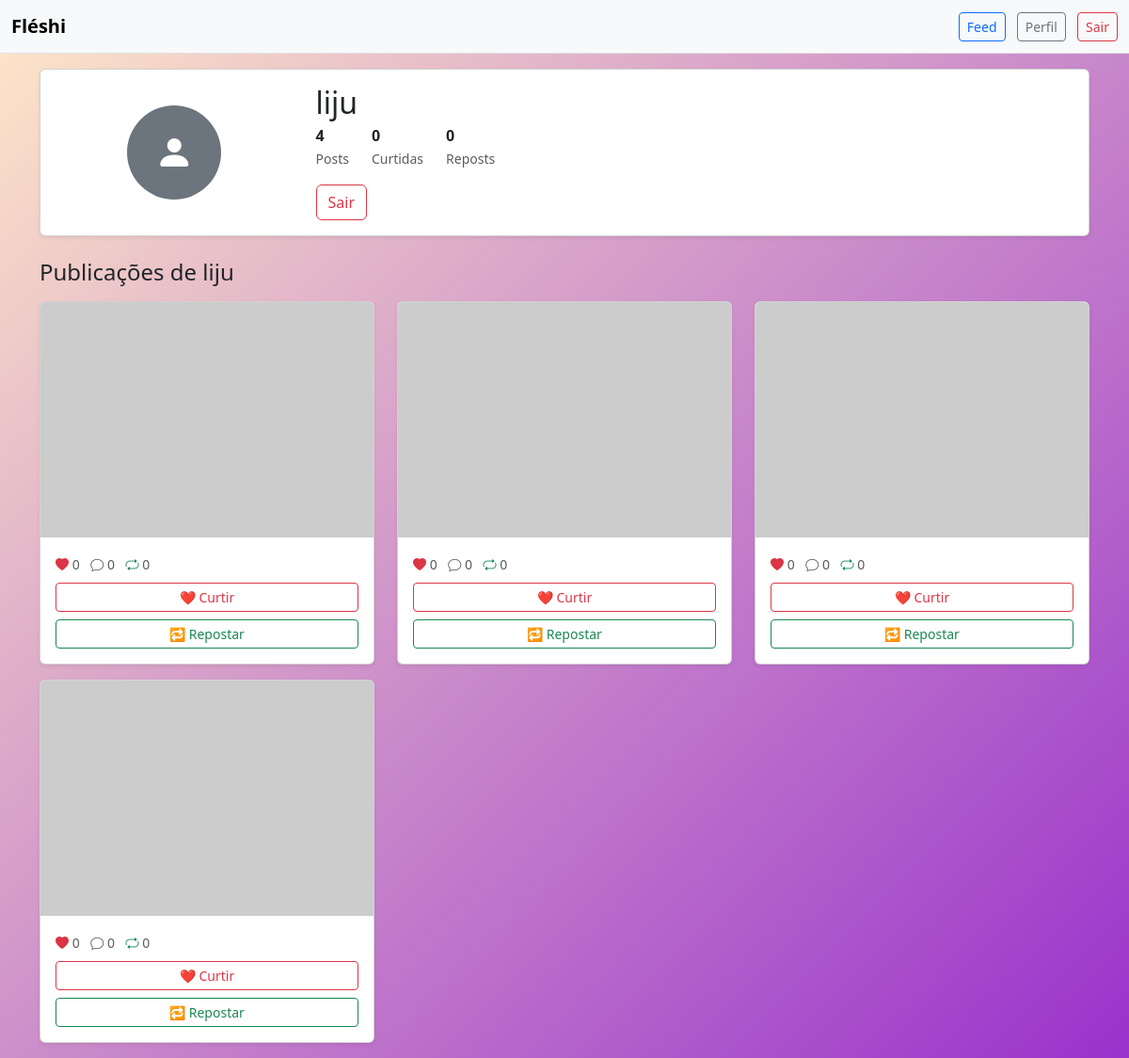
Page /profile/4 (signed in) on the earlier database version.
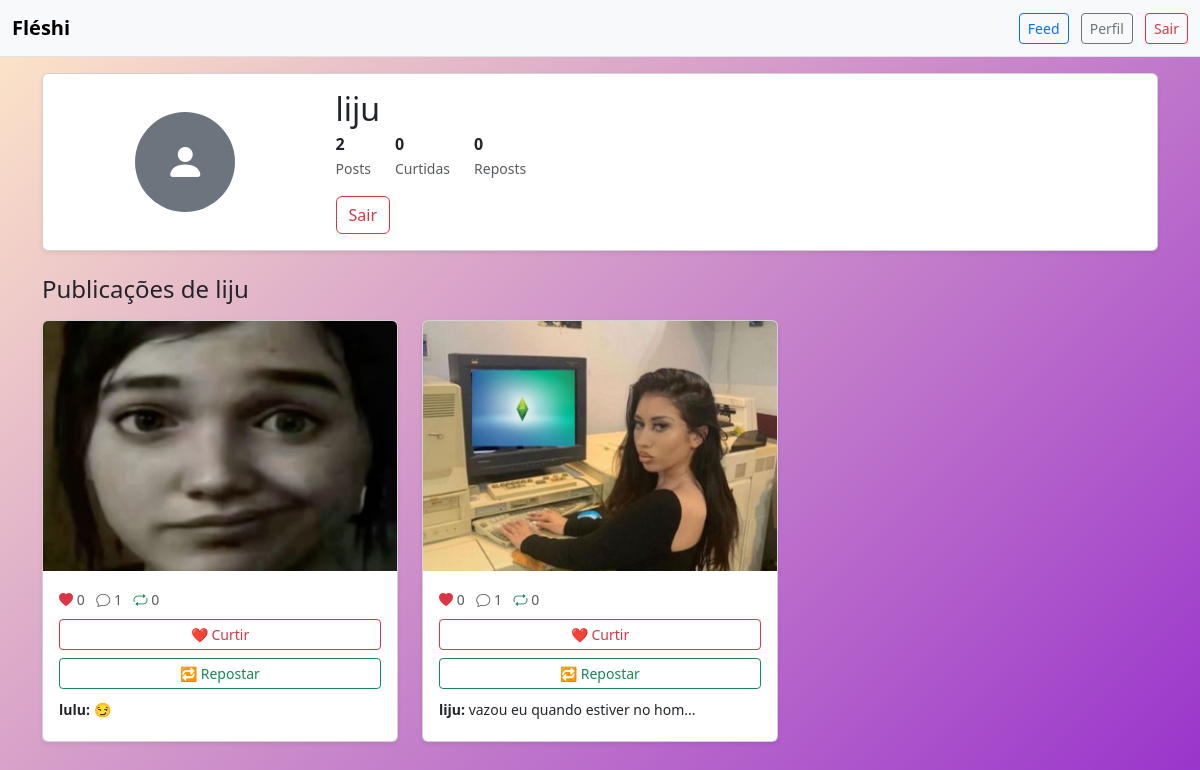
Same page on the later database version.
### appfleshi/models.py (models this page shows)
class Photo(db.Model):
    id = db.Column(db.Integer, primary_key=True)
    file_name = db.Column(db.String(255), default="default.png")
    upload_date = db.Column(db.DateTime(timezone=True), nullable=False, default=lambda: datetime.now(timezone.utc))
    user_id = db.Column(db.Integer, db.ForeignKey("user.id"), nullable=False)
    reposts = db.relationship("Repost", backref="photo", lazy=True, cascade="all, delete-orphan"
    )
    likes = db.relationship("Like", backref="photo", lazy=True, cascade="all, delete-orphan")
    comments = db.relationship("Comment", backref="photo", lazy=True, cascade="all, delete-orphan"
    )

class Comment(db.Model):
    id = db.Column(db.Integer, primary_key=True)
    text = db.Column(db.String(500), nullable=False) # texto comentario
    user_id = db.Column(db.Integer, db.ForeignKey("user.id"), nullable=False) # quem comentou
    photo_id = db.Column(db.Integer, db.ForeignKey("photo.id"), nullable=False) # qual foto comentada

class User(db.Model, UserMixin):
    id = db.Column(db.Integer, primary_key=True)
    username = db.Column(db.String(20), unique=True)
    email = db.Column(db.String(100), unique=True, nullable=False)
    password = db.Column(db.String(60), nullable=False)
    photos = db.relationship("Photo", backref="user", lazy=True) #lista de fotos, cada foto é um objeto
    likes = db.relationship("Like", backref="user", lazy=True)
    reposts = db.relationship("Repost", backref="user", lazy=True)
    comments = db.relationship("Comment", backref="user", lazy=True)

### appfleshi/routes.py (the view)
@app.route("/profile/<user_id>", methods=['GET', 'POST'])
@login_required
def profile(user_id):
    if int(user_id) == int(current_user.id):
        photo_form = PhotoForm()
        if photo_form.validate_on_submit() and photo_form.photo.data:
            file = photo_form.photo.data
            secure_name = secure_filename(file.filename)
            path = os.path.join(os.path.abspath(os.path.dirname(__file__)), app.config["UPLOAD_FOLDER"], secure_name)
            file.save(path)
            photo = Photo(file_name=secure_name, user_id=current_user.id)
            db.session.add(photo)
            db.session.commit()
        return render_template('profile.html', user=current_user, form=photo_form)
    else:
        user = User.query.get(int(user_id))
        return render_template('profile.html', user=user, form=None)

### appfleshi/models.py (called while the page is built)
@login_manager.user_loader # consultando se tem ou não aquele usuário
def load_user(user_id):
    return User.query.get(int(user_id)) # consultado a tabela do banco

### appfleshi/templates/profile.html (shortened to what the changed rows need)
{% extends "homepage.html" %}
{% block body %}
    <body class="bg-light">
        <div class="container mt-3">
            <div class="card shadow-sm mb-4">
                <div class="card-body">
                    <div class="row align-items-center">
                        <div class="col-md-9">
                            <h2 class="mb-1">{{ user.username }}</h2>
                            <div class="d-flex mb-3">
                                <div class="me-4">
                                    <strong class="d-block">{{ user.photos|length }}</strong>
                                    <small class="text-muted">Posts</small>
                                </div>
                            </div>
                        </div>
                    </div>
                </div>
            </div>
            <div class="row">
                <div class="col-12">
                    {% if user.photos %}
                    <div class="row">
                        {% for photo in user.photos %}
                        <div class="col-md-4 mb-3">
                            <div class="card shadow-sm">
                                <img src="{{ url_for('static', filename='posts_photos/' ~ photo.file_name) }}" class="card-img-top" alt="Post de {{ user.username }}" style="height: 250px; object-fit: cover;" onerror="this.src='https://via.placeholder.com/300x250?text=Imagem+Não+Encontrada'">
                                <div class="card-body">
                                    <div class="d-flex justify-content-between mb-2">
                                        <div>
                                            <small class="text-muted">
                                                <i class="bi bi-heart-fill text-danger"></i> {{ photo.likes|length }}
                                            </small>
                                            <small class="text-muted ms-2">
                                                <i class="bi bi-chat"></i> {{ photo.comments|length }}
                                            </small>
                                            <small class="text-muted ms-2">
                                                <i class="bi bi-repeat text-success"></i> {{ photo.reposts|length }}
                                            </small>
                                        </div>
                                    </div>
                                    <div class="d-grid gap-2">
                                        <a class="btn btn-outline-danger btn-sm" href="{{ url_for('like_photo', photo_id=photo.id) }}">
                                            ❤️ Curtir
                                        </a>
                                        <a class="btn btn-outline-success btn-sm" href="{{ url_for('repost_photo', photo_id=photo.id) }}">
                                            🔁 Repostar
                                        </a>
                                    </div>
                                    {% if photo.comments %}
                                    <div class="mt-2">
                                        {% for comentario in photo.comments[:2] %}
                                        <div class="mb-1">
                                            <small>
                                                <strong>{{ comentario.user.username }}:</strong>
                                                {{ comentario.text[:30] }}{% if comentario.text|length > 30 %}...{% endif %}
                                            </small>
                                        </div>
                                        {% endfor %}
                                    </div>
                                    {% endif %}
                                </div>
                            </div>
                        </div>
                        {% endfor %}
                    </div>
                    {% endif %}
                </div>
            </div>
        </div>
        <link rel="stylesheet" href="https://cdn.jsdelivr.net/npm/bootstrap-icons@1.10.0/font/bootstrap-icons.css">
    </body>
{% endblock %}

Differences in the rows shown:
removed Photo: likes|length "0", comments|length "0", reposts|length "0"
removed Photo: likes|length "0", comments|length "0", reposts|length "0"
no longer on this page (row edited): Photo: likes|length "0", comments|length "0", reposts|length "0"
no longer on this page (row edited): Photo: likes|length "0", comments|length "0", reposts|length "0"
added Photo: file_name (picture), likes|length "0", comments|length "1", reposts|length "0"
added Comment: user.username "lulu", text "😏", shown under Photo (number 1 of 2 on the later page)
added Photo: file_name (picture), likes|length "0", comments|length "1", reposts|length "0"
added Comment: user.username "liju", text "vazou eu quando estiver no hom", shown under Photo (number 2 of 2 on the later page)
Other differences:
{{ user.photos|length }}: "4" → "2"
